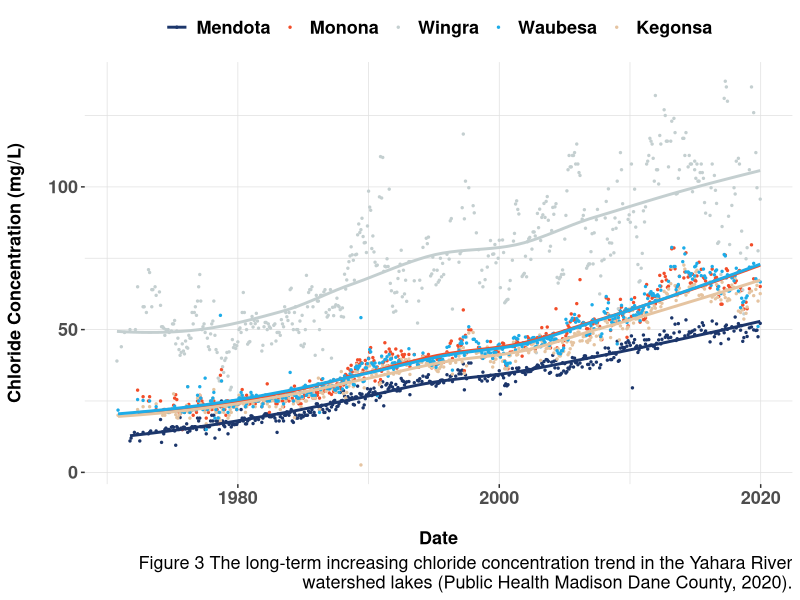
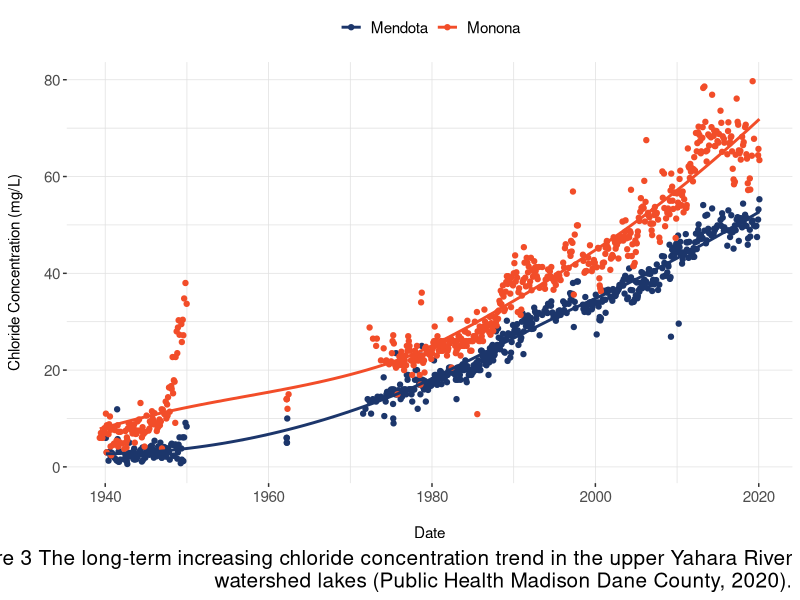
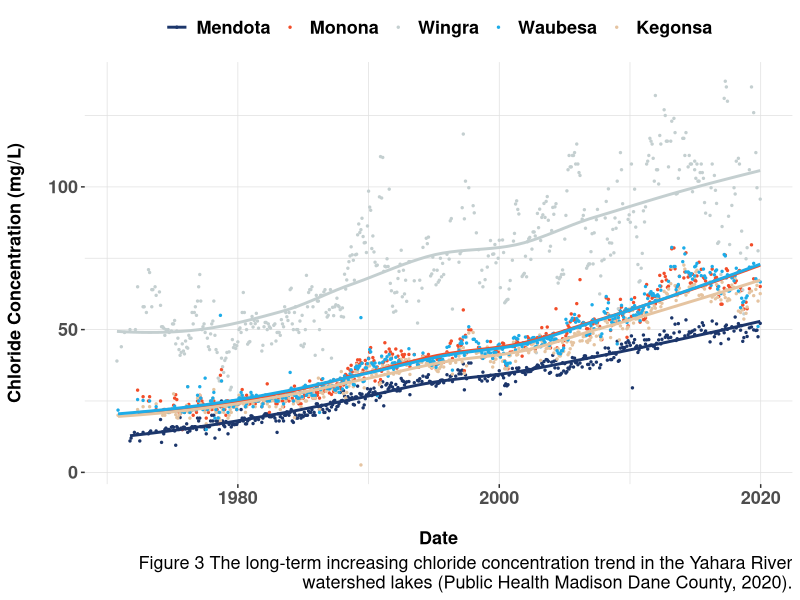
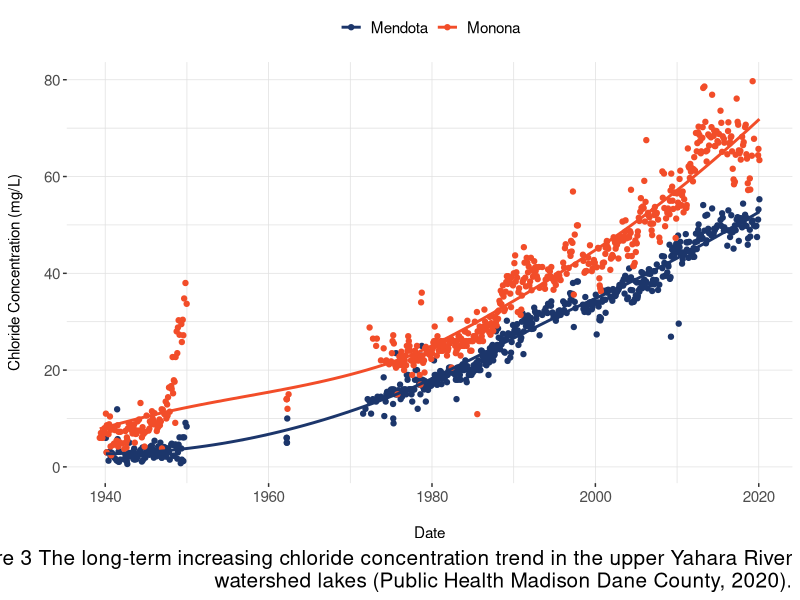

The R script that drew these images, in order:
library(tidyverse)
library(readxl)
library(lubridate)

#function to read in data for chloride
hist <- function(X) {
  lab <- read_xlsx("Data/PHMDC.xlsx", sheet = X) %>%
    mutate(chloride_mgL = as.numeric(chloride_mgL))
  
}

HistME <- hist("Mendota") %>%
  mutate(lakeid = "ME")
HistMO <- hist("Monona")  %>%
  mutate(lakeid = "MO")
HistMarsh <- hist("1918 Marsh")
HistDC <- hist("Dorn Creek")
HistPB <- hist("Pheasant Branch Creek")
Hist6MC <- hist("Six Mile Creek")
HistUB <- hist("U Bay Creek")
HistWI <- hist("Wingra")
HistYR <- hist("Yahara River")
















#historical data of Yahara Chain Lakes 
watershed <- read_xlsx("Data/YaharaHist.xlsx") %>%
  mutate(KA = as.numeric(KA))
  
ggplot(watershed) +
  geom_point(aes(Date, ME, color = "#1C366B"), size = .5) +
  geom_point(aes(Date, MO, color = "#F24D29"), size = .5) +
  geom_point(aes(Date, WI, color = "#C4CFD0"), size = .5) +
  geom_point(aes(Date, KA, color = "#E5C4A1"), size = .5) +
  geom_point(aes(Date, WA, color = "#1DACE8"), size = .5) +
  geom_smooth(aes(Date, ME, color = "#1C366B"), size = 1, se = FALSE) +
  geom_smooth(aes(Date, MO), color = "#F24D29", size = 1, se = FALSE) +
  geom_smooth(aes(Date, WI), color = "#C4CFD0", size = 1, se = FALSE) +
  geom_smooth(aes(Date, KA), color = "#E5C4A1", size = 1, se = FALSE) +
  geom_smooth(aes(Date, WA), color = "#1DACE8", size = 1, se = FALSE) +
  labs(y = "Chloride Concentration (mg/L)\n",
       x = "\nDate",
       caption = paste(strwrap("Figure 3 The long-term increasing chloride concentration trend in the Yahara River watershed lakes (Public Health Madison Dane County, 2020)."), collapse = "\n")) +
  theme(legend.title = element_blank(),
        legend.position = "top",
        axis.text = element_text(size =13, face = "bold"),
        axis.title = element_text(size = 13, face = "bold"),
        panel.background = element_rect(fill = "white", colour = "white",
                                        size = 2, linetype = "solid"),
        panel.grid.major = element_line(size = 0.25, linetype = 'solid',
                                        colour = "gray88"), 
        panel.grid.minor = element_line(size = 0.25, linetype = 'solid',
                                        colour = "gray88"),
        legend.text = element_text(size =13, face = "bold"),
        plot.caption = element_text(size = 13)) +
        #plot.caption.position = "plot") +
  scale_color_identity(guide = "legend",
                       breaks = c("#1C366B", "#F24D29", "#C4CFD0", "#1DACE8", "#E5C4A1"),
                       labels = c("Mendota", "Monona", "Wingra", "Waubesa", "Kegonsa"))
ggsave("historicalyahara.png", height = 8, width = 11)
  



#figure of Mendota/Monona historical data
data = rbind(HistME, HistMO)

ggplot(data, aes(date, chloride_mgL)) +
  geom_point(aes(color = lakeid)) +
  geom_smooth(aes(group = lakeid, color = lakeid), se = FALSE) +
  labs(y = "Chloride Concentration (mg/L)\n",
       x = "\nDate",
       caption = paste(strwrap("Figure 3 The long-term increasing chloride concentration trend in the upper Yahara River watershed lakes (Public Health Madison Dane County, 2020)."), collapse = "\n")) +
  theme(legend.title = element_blank(),
        legend.position = "top",
        axis.text = element_text(size =11),
        axis.title = element_text(size = 11),
        panel.background = element_rect(fill = "white", colour = "white",
                                        size = 2, linetype = "solid"),
        panel.grid.major = element_line(size = 0.25, linetype = 'solid',
                                        colour = "gray88"), 
        panel.grid.minor = element_line(size = 0.25, linetype = 'solid',
                                        colour = "gray88"),
        legend.text = element_text(size =11),
        plot.caption = element_text(size = 15),
        plot.caption.position = "plot") +
  scale_color_manual(labels = c("Mendota", "Monona"),
                     values = c("#1C366B", "#F24D29"))
ggsave("longterm.png", height =10, width = 11)
